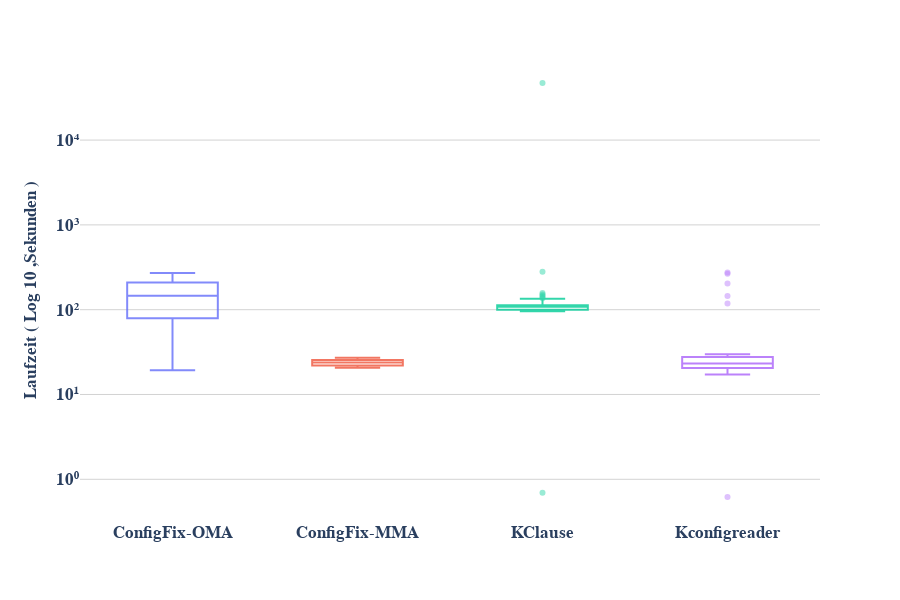

Notebook source saved alongside this figure:
### Code cell
#FF2: Alle Systeme, die gleichzeitig von allen Tools extrahiert wurden
import pandas as pd
import plotly.express as px
from math import log10, floor

# Dateipfade (bitte entsprechend anpassen!)
file_configfixextractor_with_preprossesing = '/home/rami/Downloads/configFixextractor_with_preprossesing/kconfig/output.csv'
file_kmax = '/home/rami/Downloads/kmax/kconfig/output.csv'
file_Kconfigreader = '/home/rami/Downloads/Kconfigreader/kconfig/output.csv'
file_configfixextractor ='/home/rami/Downloads/configFixextractor/kconfig/output.csv'

# CSV-Dateien laden und Extractor-Spalte hinzufügen
df_configfixextractor_with_preprossesing = pd.read_csv(file_configfixextractor_with_preprossesing).assign(Extractor='ConfigFix-MMA')
df_configfixextractor = pd.read_csv(file_configfixextractor).assign(Extractor='ConfigFix-OMA')
df_kmax = pd.read_csv(file_kmax).assign(Extractor='KClause')
df_Kconfigreader = pd.read_csv(file_Kconfigreader).assign(Extractor='Kconfigreader')

# Zusammenführen der DataFrames
df_combined = pd.concat([
    df_configfixextractor[['system', 'revision', 'model-file', 'Extractor', 'model-time']],
    df_configfixextractor_with_preprossesing[['system', 'revision', 'model-file', 'Extractor', 'model-time']],
    df_kmax[['system', 'revision', 'model-file', 'Extractor', 'model-time']],
    df_Kconfigreader[['system', 'revision', 'model-file', 'Extractor', 'model-time']]
], ignore_index=True)

# Filter für Systeme, die von allen Tools extrahiert wurden
df_filtered = df_combined.groupby(['system', 'revision']).filter(
    lambda x: (len(x) == 4) and all(pd.notna(x['model-file']))
)

# Umwandlung von 'model-time' von Nanosekunden in ganze Sekunden (mit Behandlung von NaN-Werten)
df_filtered['model-time-seconds'] = df_filtered['model-time'].apply(lambda x: x / 1_000_000_000 if pd.notna(x) else pd.NA)

def big_log10(val):
    return log10(val) if pd.notna(val) and val > 0 else pd.NA

df_filtered['log_model_time'] = df_filtered['model-time-seconds'].apply(big_log10)

# Boxplot zur Visualisierung der Modell-Zeiten nach Extractor mit logarithmischer Skala
fig_boxplot = px.box(
    df_filtered,
    x='Extractor',
    y='log_model_time',
    color='Extractor',
    points='outliers',
    height=800,
    labels={'model-time-seconds': 'Modell-Zeit (Sekunden)'}
)

fig_boxplot.update_traces(fillcolor='rgba(255,255,255,0)', opacity=0.8)
# Layout anpassen
fig_boxplot.update_traces(marker=dict(size=6, opacity=0.5))
fig_boxplot.update_layout(
    plot_bgcolor='white',
    paper_bgcolor='white',
    font=dict(size=17, family='Arial', weight='bold'),
    yaxis_title='Laufzeit ( Log 10 ,Sekunden )',
    xaxis_title='',
    title_x=0.5,
    yaxis=dict(
        title_font=dict(size=17, family='Arial', weight='bold'),
        tickvals=[-1, 0, 1, 2, 3, 4, 5],
        ticktext=['10⁻¹', '10⁰', '10¹', '10²', '10³', '10⁴', '10⁵'],
        showgrid=True,
        showline=False,
        linecolor='black',
        linewidth=0.5,
        zeroline=True,      # Erzwinge die Anzeige der Null-Linie
        zerolinewidth=1, 
        zerolinecolor='lightgray',
        gridcolor='lightgray'
    ),
    xaxis=dict(title_font=dict(size=17, family='Arial', weight='bold'),showgrid=False, showline=False, linecolor='black', linewidth=0.5),
    showlegend=False,
    height=600
)

# Stelle sicher, dass 'model-time-seconds' numerisch ist
df_filtered['model-time-seconds'] = pd.to_numeric(df_filtered['model-time-seconds'], errors='coerce')

# Dann: Statistik auf numerischer Spalte
summary_stats = df_filtered.groupby('Extractor')['model-time-seconds'].describe(percentiles=[0.25, 0.5, 0.75]).reset_index()

# Rundung für schöne Ausgabe
summary_stats = summary_stats.round(3)

from tabulate import tabulate
print(tabulate(summary_stats, headers='keys', tablefmt='grid'))

# Diagramm anzeigen
fig_boxplot.show()

# Zeilen ausgeben, die den Extractor 'KClause' enthalten
#print(df_filtered[df_filtered['Extractor'] == 'KClause'])

### Figure 1 — Plotly figure (JSON) as saved in the notebook; plotly's stock layout.template omitted (floating-point values rounded to 4 significant figures)
{"data": [{"alignmentgroup": "True", "boxpoints": "outliers", "fillcolor": "rgba(255,255,255,0)", "hovertemplate": "Extractor=%{x}<br>log_model_time=%{y}<extra></extra>", "legendgroup": "ConfigFix-OMA", "marker": {"color": "#636efa", "opacity": 0.5, "size": 6}, "name": "ConfigFix-OMA", "notched": false, "offsetgroup": "ConfigFix-OMA", "opacity": 0.8, "orientation": "v", "showlegend": true, "type": "box", "x": ["ConfigFix-OMA", "ConfigFix-OMA", "ConfigFix-OMA", "ConfigFix-OMA", "ConfigFix-OMA", "ConfigFix-OMA", "ConfigFix-OMA", "ConfigFix-OMA", "ConfigFix-OMA", "ConfigFix-OMA", "ConfigFix-OMA", "ConfigFix-OMA", "ConfigFix-OMA", "ConfigFix-OMA", "ConfigFix-OMA", "ConfigFix-OMA", "ConfigFix-OMA", "ConfigFix-OMA", "ConfigFix-OMA", "ConfigFix-OMA", "ConfigFix-OMA", "ConfigFix-OMA", "ConfigFix-OMA", "ConfigFix-OMA", "ConfigFix-OMA", "ConfigFix-OMA", "ConfigFix-OMA", "ConfigFix-OMA", "ConfigFix-OMA", "ConfigFix-OMA", "ConfigFix-OMA", "ConfigFix-OMA", "ConfigFix-OMA", "ConfigFix-OMA", "ConfigFix-OMA"], "x0": " ", "xaxis": "x", "y": [1.31, 1.285, 1.481, 1.587, 1.675, 1.743, 1.799, 1.847, 1.891, 1.93, 1.967, 2.003, 2.036, 2.064, 2.091, 2.116, 2.141, 2.164, 2.184, 2.204, 2.223, 2.241, 2.26, 2.279, 2.295, 2.311, 2.325, 2.34, 2.354, 2.368, 2.383, 2.396, 2.408, 2.421, 2.432], "y0": " ", "yaxis": "y"}, {"alignmentgroup": "True", "boxpoints": "outliers", "fillcolor": "rgba(255,255,255,0)", "hovertemplate": "Extractor=%{x}<br>log_model_time=%{y}<extra></extra>", "legendgroup": "ConfigFix-MMA", "marker": {"color": "#EF553B", "opacity": 0.5, "size": 6}, "name": "ConfigFix-MMA", "notched": false, "offsetgroup": "ConfigFix-MMA", "opacity": 0.8, "orientation": "v", "showlegend": true, "type": "box", "x": ["ConfigFix-MMA", "ConfigFix-MMA", "ConfigFix-MMA", "ConfigFix-MMA", "ConfigFix-MMA", "ConfigFix-MMA", "ConfigFix-MMA", "ConfigFix-MMA", "ConfigFix-MMA", "ConfigFix-MMA", "ConfigFix-MMA", "ConfigFix-MMA", "ConfigFix-MMA", "ConfigFix-MMA", "ConfigFix-MMA", "ConfigFix-MMA", "ConfigFix-MMA", "ConfigFix-MMA", "ConfigFix-MMA", "ConfigFix-MMA", "ConfigFix-MMA", "ConfigFix-MMA", "ConfigFix-MMA", "ConfigFix-MMA", "ConfigFix-MMA", "ConfigFix-MMA", "ConfigFix-MMA", "ConfigFix-MMA", "ConfigFix-MMA", "ConfigFix-MMA", "ConfigFix-MMA", "ConfigFix-MMA", "ConfigFix-MMA", "ConfigFix-MMA", "ConfigFix-MMA"], "x0": " ", "xaxis": "x", "y": [1.424, 1.316, 1.319, 1.322, 1.326, 1.329, 1.332, 1.336, 1.339, 1.342, 1.345, 1.348, 1.355, 1.358, 1.36, 1.364, 1.366, 1.369, 1.378, 1.381, 1.384, 1.387, 1.39, 1.397, 1.399, 1.402, 1.405, 1.408, 1.41, 1.413, 1.415, 1.418, 1.421, 1.424, 1.434], "y0": " ", "yaxis": "y"}, {"alignmentgroup": "True", "boxpoints": "outliers", "fillcolor": "rgba(255,255,255,0)", "hovertemplate": "Extractor=%{x}<br>log_model_time=%{y}<extra></extra>", "legendgroup": "KClause", "marker": {"color": "#00cc96", "opacity": 0.5, "size": 6}, "name": "KClause", "notched": false, "offsetgroup": "KClause", "opacity": 0.8, "orientation": "v", "showlegend": true, "type": "box", "x": ["KClause", "KClause", "KClause", "KClause", "KClause", "KClause", "KClause", "KClause", "KClause", "KClause", "KClause", "KClause", "KClause", "KClause", "KClause", "KClause", "KClause", "KClause", "KClause", "KClause", "KClause", "KClause", "KClause", "KClause", "KClause", "KClause", "KClause", "KClause", "KClause", "KClause", "KClause", "KClause", "KClause", "KClause", "KClause"], "x0": " ", "xaxis": "x", "y": [-0.1588, 2.13, 2.136, 2.18, 2.151, 2.164, 2.448, 1.984, 4.673, 1.992, 1.982, 1.995, 2.004, 1.998, 1.992, 1.992, 1.992, 2.012, 2.035, 2.038, 2.196, 2.02, 2.038, 2.026, 2.031, 2.034, 2.03, 2.051, 2.052, 2.039, 2.032, 2.049, 2.041, 2.046, 2.044], "y0": " ", "yaxis": "y"}, {"alignmentgroup": "True", "boxpoints": "outliers", "fillcolor": "rgba(255,255,255,0)", "hovertemplate": "Extractor=%{x}<br>log_model_time=%{y}<extra></extra>", "legendgroup": "Kconfigreader", "marker": {"color": "#ab63fa", "opacity": 0.5, "size": 6}, "name": "Kconfigreader", "notched": false, "offsetgroup": "Kconfigreader", "opacity": 0.8, "orientation": "v", "showlegend": true, "type": "box", "x": ["Kconfigreader", "Kconfigreader", "Kconfigreader", "Kconfigreader", "Kconfigreader", "Kconfigreader", "Kconfigreader", "Kconfigreader", "Kconfigreader", "Kconfigreader", "Kconfigreader", "Kconfigreader", "Kconfigreader", "Kconfigreader", "Kconfigreader", "Kconfigreader", "Kconfigreader", "Kconfigreader", "Kconfigreader", "Kconfigreader", "Kconfigreader", "Kconfigreader", "Kconfigreader", "Kconfigreader", "Kconfigreader", "Kconfigreader", "Kconfigreader", "Kconfigreader", "Kconfigreader", "Kconfigreader", "Kconfigreader", "Kconfigreader", "Kconfigreader", "Kconfigreader", "Kconfigreader"], "x0": " ", "xaxis": "x", "y": [-0.2089, 1.234, 1.299, 1.29, 1.251, 1.308, 1.298, 1.284, 1.337, 1.34, 1.3, 1.322, 1.365, 1.34, 1.347, 1.389, 1.411, 1.352, 1.341, 2.074, 1.391, 1.35, 1.417, 1.421, 1.425, 2.423, 1.418, 1.419, 1.453, 2.161, 2.439, 2.309, 1.458, 1.476, 1.446], "y0": " ", "yaxis": "y"}], "layout": {"boxmode": "overlay", "font": {"family": "Arial", "size": 17, "weight": "bold"}, "height": 600, "legend": {"title": {"text": "Extractor"}, "tracegroupgap": 0}, "margin": {"t": 60}, "paper_bgcolor": "white", "plot_bgcolor": "white", "showlegend": false, "title": {"x": 0.5}, "xaxis": {"anchor": "y", "categoryarray": ["ConfigFix-OMA", "ConfigFix-MMA", "KClause", "Kconfigreader"], "categoryorder": "array", "domain": [0, 1], "linecolor": "black", "linewidth": 0.5, "showgrid": false, "showline": false, "title": {"font": {"family": "Arial", "size": 17, "weight": "bold"}, "text": ""}}, "yaxis": {"anchor": "x", "domain": [0, 1], "gridcolor": "lightgray", "linecolor": "black", "linewidth": 0.5, "showgrid": true, "showline": false, "ticktext": ["10⁻¹", "10⁰", "10¹", "10²", "10³", "10⁴", "10⁵"], "tickvals": [-1, 0, 1, 2, 3, 4, 5], "title": {"font": {"family": "Arial", "size": 17, "weight": "bold"}, "text": "Laufzeit ( Log 10 ,Sekunden )"}, "zeroline": true, "zerolinecolor": "lightgray", "zerolinewidth": 1}}}
